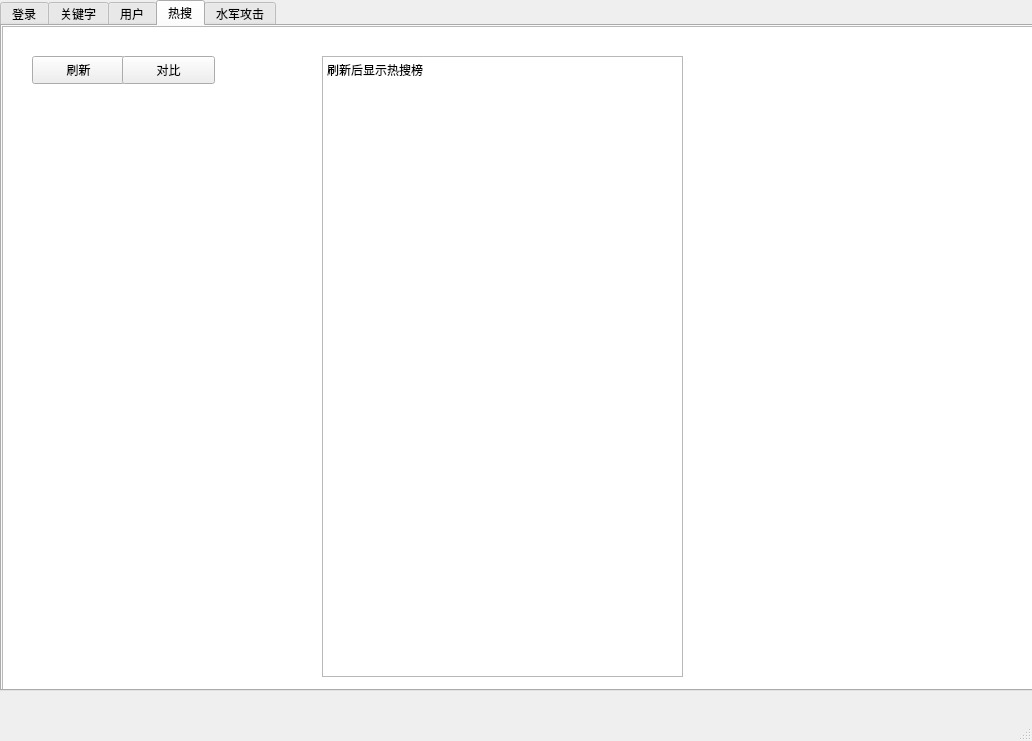
<?xml version="1.0" encoding="UTF-8"?>
<ui version="4.0">
 <class>weibo_analyse</class>
 <widget class="QMainWindow" name="weibo_analyse">
  <property name="geometry">
   <rect>
    <x>0</x>
    <y>0</y>
    <width>1032</width>
    <height>741</height>
   </rect>
  </property>
  <property name="windowTitle">
   <string>微博数据爬取与分析系统</string>
  </property>
  <property name="windowIcon">
   <iconset>
    <normaloff>../other/pic/微博.png</normaloff>../other/pic/微博.png</iconset>
  </property>
  <property name="styleSheet">
   <string notr="true"/>
  </property>
  <widget class="QWidget" name="centralwidget">
   <widget class="QTabWidget" name="tabWidget">
    <property name="geometry">
     <rect>
      <x>0</x>
      <y>0</y>
      <width>1061</width>
      <height>691</height>
     </rect>
    </property>
    <property name="currentIndex">
     <number>3</number>
    </property>
    <widget class="QWidget" name="tab_5">
     <property name="layoutDirection">
      <enum>Qt::LeftToRight</enum>
     </property>
     <property name="autoFillBackground">
      <bool>true</bool>
     </property>
     <property name="styleSheet">
      <string notr="true"/>
     </property>
     <attribute name="title">
      <string>登录</string>
     </attribute>
     <widget class="QPushButton" name="text_login">
      <property name="geometry">
       <rect>
        <x>450</x>
        <y>340</y>
        <width>151</width>
        <height>61</height>
       </rect>
      </property>
      <property name="autoFillBackground">
       <bool>false</bool>
      </property>
      <property name="styleSheet">
       <string notr="true">font: 15pt &quot;华文彩云&quot;;
</string>
      </property>
      <property name="text">
       <string>登录</string>
      </property>
      <property name="icon">
       <iconset>
        <normaloff>../other/pic/扫一扫.svg</normaloff>../other/pic/扫一扫.svg</iconset>
      </property>
      <property name="iconSize">
       <size>
        <width>25</width>
        <height>25</height>
       </size>
      </property>
     </widget>
     <widget class="QListView" name="listView_5">
      <property name="geometry">
       <rect>
        <x>0</x>
        <y>0</y>
        <width>1071</width>
        <height>691</height>
       </rect>
      </property>
      <property name="styleSheet">
       <string notr="true">border-image: url(:/jpg/back2.jpg);</string>
      </property>
     </widget>
     <zorder>listView_5</zorder>
     <zorder>text_login</zorder>
    </widget>
    <widget class="QWidget" name="tab">
     <attribute name="title">
      <string>关键字</string>
     </attribute>
     <widget class="QPushButton" name="but_search_key">
      <property name="geometry">
       <rect>
        <x>230</x>
        <y>20</y>
        <width>91</width>
        <height>31</height>
       </rect>
      </property>
      <property name="styleSheet">
       <string notr="true">font: 11pt &quot;微软雅黑&quot;;</string>
      </property>
      <property name="text">
       <string>关键字</string>
      </property>
      <property name="icon">
       <iconset>
        <normaloff>../other/pic/查看 搜索.svg</normaloff>../other/pic/查看 搜索.svg</iconset>
      </property>
      <property name="iconSize">
       <size>
        <width>20</width>
        <height>20</height>
       </size>
      </property>
     </widget>
     <widget class="QLineEdit" name="word_key">
      <property name="geometry">
       <rect>
        <x>30</x>
        <y>20</y>
        <width>201</width>
        <height>31</height>
       </rect>
      </property>
     </widget>
     <widget class="QPushButton" name="look_frequency">
      <property name="geometry">
       <rect>
        <x>340</x>
        <y>280</y>
        <width>371</width>
        <height>51</height>
       </rect>
      </property>
      <property name="styleSheet">
       <string notr="true">font: 11pt &quot;微软雅黑&quot;;</string>
      </property>
      <property name="text">
       <string>词频</string>
      </property>
      <property name="icon">
       <iconset>
        <normaloff>../other/pic/分析.svg</normaloff>../other/pic/分析.svg</iconset>
      </property>
      <property name="iconSize">
       <size>
        <width>25</width>
        <height>25</height>
       </size>
      </property>
     </widget>
     <widget class="QPushButton" name="look_emo">
      <property name="geometry">
       <rect>
        <x>340</x>
        <y>350</y>
        <width>371</width>
        <height>51</height>
       </rect>
      </property>
      <property name="styleSheet">
       <string notr="true">font: 11pt &quot;微软雅黑&quot;;</string>
      </property>
      <property name="text">
       <string>情感</string>
      </property>
      <property name="icon">
       <iconset>
        <normaloff>../other/pic/情感.svg</normaloff>../other/pic/情感.svg</iconset>
      </property>
      <property name="iconSize">
       <size>
        <width>25</width>
        <height>25</height>
       </size>
      </property>
     </widget>
     <widget class="QLineEdit" name="word_keyss">
      <property name="geometry">
       <rect>
        <x>340</x>
        <y>210</y>
        <width>241</width>
        <height>41</height>
       </rect>
      </property>
     </widget>
     <widget class="QPushButton" name="but_search_lists">
      <property name="geometry">
       <rect>
        <x>580</x>
        <y>210</y>
        <width>131</width>
        <height>41</height>
       </rect>
      </property>
      <property name="styleSheet">
       <string notr="true">font: 11pt &quot;微软雅黑&quot;;</string>
      </property>
      <property name="text">
       <string>搜索指定词</string>
      </property>
      <property name="icon">
       <iconset>
        <normaloff>../other/pic/查看 搜索.svg</normaloff>../other/pic/查看 搜索.svg</iconset>
      </property>
      <property name="iconSize">
       <size>
        <width>25</width>
        <height>25</height>
       </size>
      </property>
     </widget>
     <widget class="QListView" name="listView_2">
      <property name="geometry">
       <rect>
        <x>0</x>
        <y>0</y>
        <width>1071</width>
        <height>691</height>
       </rect>
      </property>
      <property name="styleSheet">
       <string notr="true">border-image: url(:/jpg/back2.jpg);</string>
      </property>
     </widget>
     <zorder>listView_2</zorder>
     <zorder>but_search_key</zorder>
     <zorder>word_key</zorder>
     <zorder>look_frequency</zorder>
     <zorder>look_emo</zorder>
     <zorder>word_keyss</zorder>
     <zorder>but_search_lists</zorder>
    </widget>
    <widget class="QWidget" name="tab_2">
     <attribute name="title">
      <string>用户</string>
     </attribute>
     <widget class="QPushButton" name="but_search_user">
      <property name="geometry">
       <rect>
        <x>580</x>
        <y>230</y>
        <width>93</width>
        <height>31</height>
       </rect>
      </property>
      <property name="styleSheet">
       <string notr="true">font: 11pt &quot;微软雅黑&quot;;</string>
      </property>
      <property name="text">
       <string>搜索</string>
      </property>
      <property name="icon">
       <iconset>
        <normaloff>../other/pic/查看 搜索.svg</normaloff>../other/pic/查看 搜索.svg</iconset>
      </property>
      <property name="iconSize">
       <size>
        <width>20</width>
        <height>20</height>
       </size>
      </property>
     </widget>
     <widget class="QLineEdit" name="user_id">
      <property name="geometry">
       <rect>
        <x>330</x>
        <y>230</y>
        <width>251</width>
        <height>31</height>
       </rect>
      </property>
     </widget>
     <widget class="QPushButton" name="but_user_analyse">
      <property name="geometry">
       <rect>
        <x>330</x>
        <y>300</y>
        <width>341</width>
        <height>91</height>
       </rect>
      </property>
      <property name="styleSheet">
       <string notr="true">font: 11pt &quot;微软雅黑&quot;;</string>
      </property>
      <property name="text">
       <string>分析</string>
      </property>
      <property name="icon">
       <iconset>
        <normaloff>../other/pic/分析2.svg</normaloff>../other/pic/分析2.svg</iconset>
      </property>
      <property name="iconSize">
       <size>
        <width>25</width>
        <height>25</height>
       </size>
      </property>
     </widget>
     <widget class="QListView" name="listView_3">
      <property name="geometry">
       <rect>
        <x>0</x>
        <y>0</y>
        <width>1071</width>
        <height>691</height>
       </rect>
      </property>
      <property name="styleSheet">
       <string notr="true">border-image: url(:/jpg/back2.jpg);</string>
      </property>
     </widget>
     <zorder>listView_3</zorder>
     <zorder>but_search_user</zorder>
     <zorder>user_id</zorder>
     <zorder>but_user_analyse</zorder>
    </widget>
    <widget class="QWidget" name="tab_3">
     <attribute name="title">
      <string>热搜</string>
     </attribute>
     <widget class="QPushButton" name="but_get_hot">
      <property name="geometry">
       <rect>
        <x>30</x>
        <y>30</y>
        <width>93</width>
        <height>28</height>
       </rect>
      </property>
      <property name="styleSheet">
       <string notr="true">font: 11pt &quot;微软雅黑&quot;;</string>
      </property>
      <property name="text">
       <string>刷新</string>
      </property>
      <property name="icon">
       <iconset>
        <normaloff>../other/pic/刷新.svg</normaloff>../other/pic/刷新.svg</iconset>
      </property>
     </widget>
     <widget class="QPushButton" name="but_hot_analyse">
      <property name="geometry">
       <rect>
        <x>120</x>
        <y>30</y>
        <width>93</width>
        <height>28</height>
       </rect>
      </property>
      <property name="styleSheet">
       <string notr="true">font: 11pt &quot;微软雅黑&quot;;</string>
      </property>
      <property name="text">
       <string>对比</string>
      </property>
      <property name="icon">
       <iconset>
        <normaloff>../other/pic/分析2.svg</normaloff>../other/pic/分析2.svg</iconset>
      </property>
     </widget>
     <widget class="QListView" name="listView_4">
      <property name="geometry">
       <rect>
        <x>0</x>
        <y>0</y>
        <width>1071</width>
        <height>691</height>
       </rect>
      </property>
      <property name="styleSheet">
       <string notr="true">border-image: url(:/jpg/back2.jpg);</string>
      </property>
     </widget>
     <widget class="QTextEdit" name="textEdit">
      <property name="geometry">
       <rect>
        <x>320</x>
        <y>30</y>
        <width>361</width>
        <height>621</height>
       </rect>
      </property>
      <property name="styleSheet">
       <string notr="true"/>
      </property>
      <property name="html">
       <string>&lt;!DOCTYPE HTML PUBLIC &quot;-//W3C//DTD HTML 4.0//EN&quot; &quot;http://www.w3.org/TR/REC-html40/strict.dtd&quot;&gt;
&lt;html&gt;&lt;head&gt;&lt;meta name=&quot;qrichtext&quot; content=&quot;1&quot; /&gt;&lt;style type=&quot;text/css&quot;&gt;
p, li { white-space: pre-wrap; }
&lt;/style&gt;&lt;/head&gt;&lt;body style=&quot; font-family:'SimSun'; font-size:9pt; font-weight:400; font-style:normal;&quot;&gt;
&lt;p style=&quot; margin-top:0px; margin-bottom:0px; margin-left:0px; margin-right:0px; -qt-block-indent:0; text-indent:0px;&quot;&gt;刷新后显示热搜榜&lt;/p&gt;&lt;/body&gt;&lt;/html&gt;</string>
      </property>
     </widget>
     <zorder>listView_4</zorder>
     <zorder>but_get_hot</zorder>
     <zorder>but_hot_analyse</zorder>
     <zorder>textEdit</zorder>
    </widget>
    <widget class="QWidget" name="tab_4">
     <attribute name="title">
      <string>水军攻击</string>
     </attribute>
     <widget class="QLineEdit" name="attack_key">
      <property name="geometry">
       <rect>
        <x>530</x>
        <y>210</y>
        <width>141</width>
        <height>41</height>
       </rect>
      </property>
     </widget>
     <widget class="QSpinBox" name="attack_num">
      <property name="geometry">
       <rect>
        <x>530</x>
        <y>350</y>
        <width>141</width>
        <height>41</height>
       </rect>
      </property>
     </widget>
     <widget class="QComboBox" name="attack_emo">
      <property name="geometry">
       <rect>
        <x>530</x>
        <y>280</y>
        <width>141</width>
        <height>41</height>
       </rect>
      </property>
     </widget>
     <widget class="QLabel" name="label">
      <property name="geometry">
       <rect>
        <x>370</x>
        <y>210</y>
        <width>121</width>
        <height>41</height>
       </rect>
      </property>
      <property name="styleSheet">
       <string notr="true">font: 12pt &quot;方正粗黑宋简体&quot;;
color: rgb(255, 255, 255);</string>
      </property>
      <property name="text">
       <string>请输入关键字</string>
      </property>
     </widget>
     <widget class="QLabel" name="label_2">
      <property name="geometry">
       <rect>
        <x>370</x>
        <y>290</y>
        <width>121</width>
        <height>31</height>
       </rect>
      </property>
      <property name="styleSheet">
       <string notr="true">font: 12pt &quot;方正粗黑宋简体&quot;;
color: rgb(255, 255, 255);</string>
      </property>
      <property name="text">
       <string>选择情感倾向</string>
      </property>
     </widget>
     <widget class="QLabel" name="label_3">
      <property name="geometry">
       <rect>
        <x>370</x>
        <y>360</y>
        <width>131</width>
        <height>31</height>
       </rect>
      </property>
      <property name="styleSheet">
       <string notr="true">font: 12pt &quot;方正粗黑宋简体&quot;;
color: rgb(255, 255, 255);</string>
      </property>
      <property name="text">
       <string>选择发博条数</string>
      </property>
     </widget>
     <widget class="QPushButton" name="but_pushButton">
      <property name="geometry">
       <rect>
        <x>370</x>
        <y>420</y>
        <width>301</width>
        <height>41</height>
       </rect>
      </property>
      <property name="styleSheet">
       <string notr="true">font: 15pt &quot;华文彩云&quot;;
</string>
      </property>
      <property name="text">
       <string>确认发送</string>
      </property>
     </widget>
     <widget class="QListView" name="listView_6">
      <property name="geometry">
       <rect>
        <x>0</x>
        <y>0</y>
        <width>1071</width>
        <height>691</height>
       </rect>
      </property>
      <property name="styleSheet">
       <string notr="true">border-image: url(:/jpg/back2.jpg);</string>
      </property>
     </widget>
     <zorder>listView_6</zorder>
     <zorder>attack_key</zorder>
     <zorder>attack_num</zorder>
     <zorder>attack_emo</zorder>
     <zorder>label</zorder>
     <zorder>label_2</zorder>
     <zorder>label_3</zorder>
     <zorder>but_pushButton</zorder>
    </widget>
   </widget>
  </widget>
  <widget class="QMenuBar" name="menubar">
   <property name="geometry">
    <rect>
     <x>0</x>
     <y>0</y>
     <width>1032</width>
     <height>29</height>
    </rect>
   </property>
  </widget>
  <widget class="QStatusBar" name="statusbar"/>
 </widget>
 <resources>
  <include location="../other/pic/img.qrc"/>
 </resources>
 <connections>
  <connection>
   <sender>text_login</sender>
   <signal>clicked()</signal>
   <receiver>weibo_analyse</receiver>
   <slot>login()</slot>
   <hints>
    <hint type="sourcelabel">
     <x>520</x>
     <y>415</y>
    </hint>
    <hint type="destinationlabel">
     <x>501</x>
     <y>764</y>
    </hint>
   </hints>
  </connection>
  <connection>
   <sender>but_search_key</sender>
   <signal>clicked()</signal>
   <receiver>weibo_analyse</receiver>
   <slot>search_key()</slot>
   <hints>
    <hint type="sourcelabel">
     <x>291</x>
     <y>88</y>
    </hint>
    <hint type="destinationlabel">
     <x>86</x>
     <y>721</y>
    </hint>
   </hints>
  </connection>
  <connection>
   <sender>but_search_lists</sender>
   <signal>clicked()</signal>
   <receiver>weibo_analyse</receiver>
   <slot>search_list()</slot>
   <hints>
    <hint type="sourcelabel">
     <x>654</x>
     <y>286</y>
    </hint>
    <hint type="destinationlabel">
     <x>351</x>
     <y>726</y>
    </hint>
   </hints>
  </connection>
  <connection>
   <sender>look_frequency</sender>
   <signal>clicked()</signal>
   <receiver>weibo_analyse</receiver>
   <slot>key_frequency()</slot>
   <hints>
    <hint type="sourcelabel">
     <x>552</x>
     <y>362</y>
    </hint>
    <hint type="destinationlabel">
     <x>451</x>
     <y>749</y>
    </hint>
   </hints>
  </connection>
  <connection>
   <sender>look_emo</sender>
   <signal>clicked()</signal>
   <receiver>weibo_analyse</receiver>
   <slot>key_emo()</slot>
   <hints>
    <hint type="sourcelabel">
     <x>637</x>
     <y>436</y>
    </hint>
    <hint type="destinationlabel">
     <x>629</x>
     <y>764</y>
    </hint>
   </hints>
  </connection>
  <connection>
   <sender>but_search_user</sender>
   <signal>clicked()</signal>
   <receiver>weibo_analyse</receiver>
   <slot>search_user()</slot>
   <hints>
    <hint type="sourcelabel">
     <x>633</x>
     <y>291</y>
    </hint>
    <hint type="destinationlabel">
     <x>71</x>
     <y>736</y>
    </hint>
   </hints>
  </connection>
  <connection>
   <sender>but_user_analyse</sender>
   <signal>clicked()</signal>
   <receiver>weibo_analyse</receiver>
   <slot>analyse_user()</slot>
   <hints>
    <hint type="sourcelabel">
     <x>561</x>
     <y>404</y>
    </hint>
    <hint type="destinationlabel">
     <x>297</x>
     <y>761</y>
    </hint>
   </hints>
  </connection>
  <connection>
   <sender>but_get_hot</sender>
   <signal>clicked()</signal>
   <receiver>weibo_analyse</receiver>
   <slot>get_hot()</slot>
   <hints>
    <hint type="sourcelabel">
     <x>87</x>
     <y>99</y>
    </hint>
    <hint type="destinationlabel">
     <x>132</x>
     <y>746</y>
    </hint>
   </hints>
  </connection>
  <connection>
   <sender>but_hot_analyse</sender>
   <signal>clicked()</signal>
   <receiver>weibo_analyse</receiver>
   <slot>hot_analyse()</slot>
   <hints>
    <hint type="sourcelabel">
     <x>167</x>
     <y>98</y>
    </hint>
    <hint type="destinationlabel">
     <x>306</x>
     <y>747</y>
    </hint>
   </hints>
  </connection>
  <connection>
   <sender>but_pushButton</sender>
   <signal>clicked()</signal>
   <receiver>weibo_analyse</receiver>
   <slot>attack()</slot>
   <hints>
    <hint type="sourcelabel">
     <x>506</x>
     <y>496</y>
    </hint>
    <hint type="destinationlabel">
     <x>486</x>
     <y>744</y>
    </hint>
   </hints>
  </connection>
 </connections>
 <slots>
  <slot>login()</slot>
  <slot>search_key()</slot>
  <slot>search_list()</slot>
  <slot>key_frequency()</slot>
  <slot>key_emo()</slot>
  <slot>search_user()</slot>
  <slot>analyse_user()</slot>
  <slot>get_hot()</slot>
  <slot>hot_analyse()</slot>
  <slot>attack()</slot>
 </slots>
</ui>
